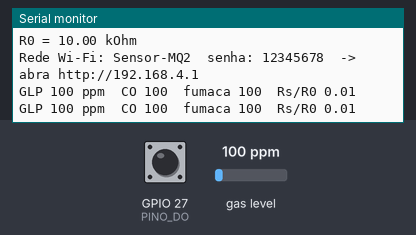
This sketch was run on a simulated ESP32. On the bench: the last lines printed to the serial monitor. Inputs (shaded band) come from the test bench; at power-on: gas level 100 ppm, GPIO 27 (PINO_DO) HIGH (analog values on the 0–4095 scale).

Above: at 2.2 s.
2.3 s: gas level set to 20 ppm
At 3.6 s:
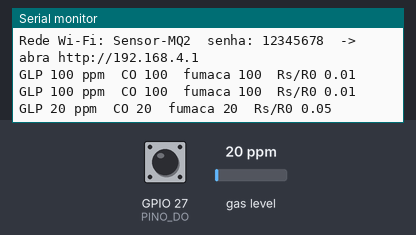
3.8 s: gas level set to 250 ppm
At 4.8 s:
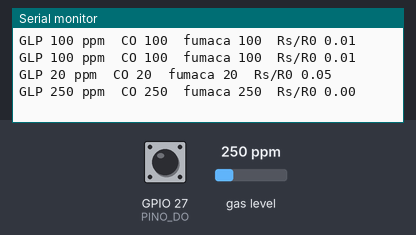
Timing chart, 0 to 6.8 s (numbered marks = the images above; inputs shaded):
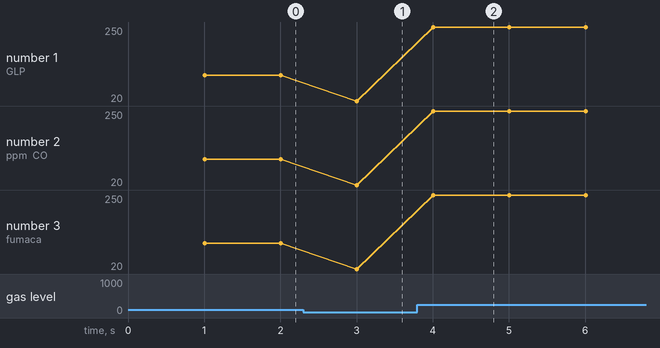

The sketch:

03b_mq2_esp32_web.ino
```cpp
/*
  03b - MQ-2 no ESP32 com monitor Wi-Fi
  Placa: ESP32 Dev Module     Biblioteca: MQUnifiedsensor
  Arquivos extras: monitor_wifi.h, pagina_web.h

  ATENCAO (fisica): o MQ-2 PRECISA de 5 V para o aquecedor (~150 mA) - alimente pelo VIN.
  A saida AO vai ate 5 V e o ESP32 so aguenta 3,3 V: use um DIVISOR 1 k / 2 k (AO -> 1k -> GPIO34 -> 2k -> GND).
  Com o divisor, o ESP32 le 2/3 da tensao real; a biblioteca e configurada para 3,3 V e 12 bits e
  corrigimos o fator 3/2 na leitura (veja FATOR_DIVISOR).
  Ligacoes: VCC -> VIN   GND -> GND   AO -> divisor -> GPIO 34   DO -> GPIO 27 (opcional)
  Celular: rede "Sensor-MQ2" -> http://192.168.4.1
*/
#include <MQUnifiedsensor.h>
#include "monitor_wifi.h"

#define PLACA "ESP-32"
#define PINO_AO 34
#define TIPO "MQ-2"
#define TENSAO 3.3
#define BITS_ADC 12
#define RAZAO_AR_LIMPO 9.83
const int PINO_DO = 27;
const float FATOR_DIVISOR = 1.5;     // 1k/2k: o GPIO ve 2/3 da tensao; nao usado pela lib, so informativo
const float GLP_ALERTA = 1000;       // ppm

MQUnifiedsensor MQ2(PLACA, TENSAO, BITS_ADC, PINO_AO, TIPO);
unsigned long ultimaLeitura = 0;

float ler(float a, float b) { MQ2.setA(a); MQ2.setB(b); return MQ2.readSensor(); }

void setup() {
  Serial.begin(115200);
  pinMode(PINO_DO, INPUT);
  analogReadResolution(12);
  MQ2.setRegressionMethod(1);
  MQ2.init();
  Serial.println("Calibrando no ar limpo...");
  float r0 = 0;
  for (int i = 0; i < 10; i++) { MQ2.update(); r0 += MQ2.calibrate(RAZAO_AR_LIMPO); delay(100); }
  MQ2.setR0(r0 / 10);
  Serial.printf("R0 = %.2f kOhm\n", r0 / 10);
  monitorIniciar("Sensor-MQ2");
}

void loop() {
  monitorAtender();
  if (millis() - ultimaLeitura >= 1000) {
    ultimaLeitura = millis();
    MQ2.update();
    float glp = ler(574.25, -2.222), co = ler(36974, -3.109), fumaca = ler(30000000, -8.308);
    float razao = MQ2.readSensorR0Rs() > 0 ? 1.0 / MQ2.readSensorR0Rs() : 0;
    bool alerta = glp > GLP_ALERTA || digitalRead(PINO_DO) == LOW;
    Serial.printf("GLP %.0f ppm  CO %.0f  fumaca %.0f  Rs/R0 %.2f\n", glp, co, fumaca, razao);
    monitorPublicar(jsonMonitor("MQ-2 - gas inflamavel",
      item("GLP", glp, "ppm") + "," + item("CO", co, "ppm") + "," + item("Fumaca", fumaca, "ppm") + "," + item("Rs/R0", razao, ""),
      alerta, "gas detectado!"));
  }
}
```

monitor_wifi.h
```cpp
/*
  monitor_wifi.h - servidor web comum (ESP32). Copie junto com pagina_web.h para a pasta do sketch.

  Uso no sketch:
     #include "monitor_wifi.h"
     void setup() { ... monitorIniciar("Sensor-DS18B20"); }
     void loop()  { monitorAtender(); ...; monitorPublicar(json); }
  monitorPublicar recebe o JSON pronto (veja pagina_web.h). A pagina fica em http://192.168.4.1
*/
#pragma once
#include <WiFi.h>
#include <WebServer.h>
#include "pagina_web.h"

static WebServer _servidor(80);
static String _ultimoJson = "{\"titulo\":\"aguardando\",\"itens\":[{\"n\":\"-\",\"v\":0,\"u\":\"\"}],\"alerta\":false,\"msg\":\"\"}";

static void _rotaPagina() { _servidor.send_P(200, "text/html; charset=utf-8", PAGINA_HTML); }
static void _rotaDados()  { _servidor.send(200, "application/json", _ultimoJson); }

void monitorIniciar(const char* nomeRede, const char* senha = "12345678") {
  WiFi.softAP(nomeRede, senha);
  Serial.print("Rede Wi-Fi: "); Serial.print(nomeRede); Serial.print("  senha: "); Serial.print(senha);
  Serial.print("  ->  abra http://"); Serial.println(WiFi.softAPIP());
  _servidor.on("/", _rotaPagina);
  _servidor.on("/dados", _rotaDados);
  _servidor.begin();
}
void monitorAtender() { _servidor.handleClient(); }
void monitorPublicar(const String& json) { _ultimoJson = json; }

// ajuda para montar o JSON:  item("Temperatura", 24.5, "C")
String item(const char* nome, float valor, const char* unidade) {
  if (isnan(valor)) valor = 0;
  return "{\"n\":\"" + String(nome) + "\",\"v\":" + String(valor, 2) + ",\"u\":\"" + String(unidade) + "\"}";
}
String jsonMonitor(const char* titulo, const String& itens, bool alerta, const String& msg = "") {
  return "{\"titulo\":\"" + String(titulo) + "\",\"itens\":[" + itens + "],\"alerta\":" + (alerta ? "true" : "false") + ",\"msg\":\"" + msg + "\"}";
}
```

pagina_web.h
```cpp
/*
  pagina_web.h - pagina HTML comum a todos os monitores Wi-Fi desta sequencia (ESP32).
  Copie este arquivo para a pasta de cada sketch ESP32 (a IDE abre como uma aba).

  A pagina pede /dados a cada 2 s. O sketch responde um JSON com uma lista de grandezas:
    {"titulo":"DS18B20","itens":[{"n":"Temperatura","v":24.5,"u":"C"},...],"alerta":false}
  O primeiro item vira o grafico (ultimos 120 pontos).
*/
#pragma once

const char PAGINA_HTML[] PROGMEM = R"HTML(
<!DOCTYPE html><html lang="pt-br"><head><meta charset="utf-8"><meta name="viewport" content="width=device-width,initial-scale=1">
<title>Monitor ESP32</title>
<style>
 body{font-family:sans-serif;background:#111;color:#eee;margin:0;padding:14px;text-align:center}
 .card{background:#222;border-radius:12px;padding:14px;margin:10px auto;max-width:520px}
 .grande{font-size:2.6em;font-weight:bold} .u{font-size:.5em;color:#aaa}
 .itens{display:flex;flex-wrap:wrap;justify-content:center;gap:10px}
 .item{background:#333;border-radius:8px;padding:8px 12px;min-width:110px}
 .item b{display:block;font-size:1.3em}
 #alerta{padding:8px;border-radius:8px;margin-top:8px} .ok{background:#2a2} .al{background:#c22;animation:p 1s infinite}
 @keyframes p{50%{opacity:.4}} canvas{width:100%;height:200px;background:#000;border-radius:8px}
</style></head><body>
<h2 id="titulo">Monitor</h2>
<div class="card"><div class="grande" id="principal">--</div><div id="alerta" class="ok">normal</div></div>
<div class="card"><div class="itens" id="itens"></div></div>
<div class="card"><canvas id="g" width="500" height="200"></canvas><p id="legenda">ultimas leituras</p></div>
<script>
 const hist=[]; const c=document.getElementById('g').getContext('2d');
 function desenha(){const W=500,H=200;c.clearRect(0,0,W,H);if(hist.length<2)return;
   const mn=Math.min(...hist),mx=Math.max(...hist),f=(mx-mn)||1;
   c.strokeStyle='#4af';c.lineWidth=2;c.beginPath();
   hist.forEach((v,i)=>{const x=i/119*W,y=H-8-(v-mn)/f*(H-16);i?c.lineTo(x,y):c.moveTo(x,y)});c.stroke();
   c.fillStyle='#888';c.font='12px sans-serif';c.fillText(mx.toFixed(1),4,12);c.fillText(mn.toFixed(1),4,H-4);}
 async function tick(){try{const d=await (await fetch('/dados')).json();
   document.getElementById('titulo').textContent=d.titulo;
   const p=d.itens[0];document.getElementById('principal').innerHTML=p.v.toFixed(1)+' <span class="u">'+p.u+'</span>';
   document.getElementById('itens').innerHTML=d.itens.slice(1).map(i=>'<div class="item">'+i.n+'<b>'+i.v.toFixed(1)+' '+i.u+'</b></div>').join('');
   const a=document.getElementById('alerta');a.textContent=d.alerta?'ALERTA: '+d.msg:'normal';a.className=d.alerta?'al':'ok';
   document.getElementById('legenda').textContent=p.n+' - ultimas '+hist.length+' leituras';
   hist.push(p.v);if(hist.length>120)hist.shift();desenha();}catch(e){}}
 setInterval(tick,2000);tick();
</script></body></html>
)HTML";
```

Measured:
- after the input at 2.3 s, the serial monitor: prints a new line after 0.71 s (image 1)
- after the input at 3.8 s, the serial monitor: prints a new line after 0.21 s (image 2)
- plotted number 1: 100 → 20 after the input at 2.3 s, 20 → 250 after the input at 3.8 s
- plotted number 2: 100 → 20 after the input at 2.3 s, 20 → 250 after the input at 3.8 s
- plotted number 3: 100 → 20 after the input at 2.3 s, 20 → 250 after the input at 3.8 s
